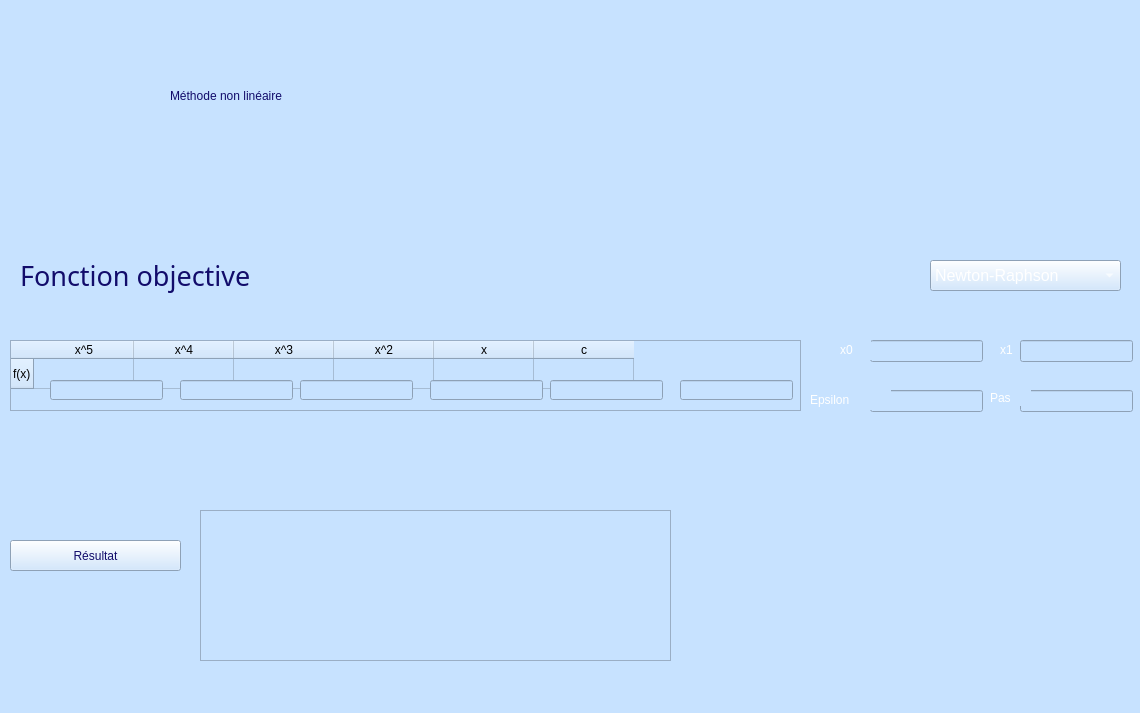
<?xml version="1.0" encoding="UTF-8"?>
<ui version="4.0">
 <class>MainWindow</class>
 <widget class="QMainWindow" name="MainWindow">
  <property name="geometry">
   <rect>
    <x>0</x>
    <y>0</y>
    <width>1140</width>
    <height>713</height>
   </rect>
  </property>
  <property name="windowTitle">
   <string>config ip</string>
  </property>
  <property name="styleSheet">
   <string notr="true">background-color: rgb(199, 226, 255);</string>
  </property>
  <widget class="QWidget" name="centralwidget">
   <widget class="QLineEdit" name="c">
    <property name="geometry">
     <rect>
      <x>300</x>
      <y>380</y>
      <width>113</width>
      <height>20</height>
     </rect>
    </property>
    <property name="styleSheet">
     <string notr="true">font: 75 12pt &quot;Arial&quot;;
color: rgb(255, 255, 255);</string>
    </property>
    <property name="text">
     <string/>
    </property>
   </widget>
   <widget class="QLineEdit" name="a">
    <property name="geometry">
     <rect>
      <x>50</x>
      <y>380</y>
      <width>113</width>
      <height>20</height>
     </rect>
    </property>
    <property name="styleSheet">
     <string notr="true">font: 75 12pt &quot;Arial&quot;;
color: rgb(255, 255, 255);</string>
    </property>
   </widget>
   <widget class="QLabel" name="label_optimum">
    <property name="geometry">
     <rect>
      <x>170</x>
      <y>60</y>
      <width>731</width>
      <height>71</height>
     </rect>
    </property>
    <property name="styleSheet">
     <string notr="true">color: rgb(18, 12, 107);
font: 40pt &quot;Segoe Print&quot;;
</string>
    </property>
    <property name="text">
     <string>Méthode non linéaire</string>
    </property>
   </widget>
   <widget class="QPushButton" name="pushButton_afficher">
    <property name="geometry">
     <rect>
      <x>10</x>
      <y>540</y>
      <width>171</width>
      <height>31</height>
     </rect>
    </property>
    <property name="styleSheet">
     <string notr="true">
border-top-color: rgb(255, 255, 255);
border-bottom-color: rgb(255, 255, 255);
color: rgb(18, 12, 107);
font: 20pt &quot;Segoe Print&quot;;</string>
    </property>
    <property name="text">
     <string>Résultat</string>
    </property>
   </widget>
   <widget class="QComboBox" name="comboBox_methode">
    <property name="geometry">
     <rect>
      <x>930</x>
      <y>260</y>
      <width>191</width>
      <height>31</height>
     </rect>
    </property>
    <property name="font">
     <font>
      <family>Arial</family>
      <pointsize>12</pointsize>
      <weight>9</weight>
      <italic>false</italic>
      <bold>false</bold>
     </font>
    </property>
    <property name="styleSheet">
     <string notr="true">font: 75 12pt &quot;Arial&quot;;
color: rgb(255, 255, 255);</string>
    </property>
    <item>
     <property name="text">
      <string>Newton-Raphson</string>
     </property>
    </item>
    <item>
     <property name="text">
      <string>Bissection</string>
     </property>
    </item>
    <item>
     <property name="text">
      <string>Pas fixe</string>
     </property>
    </item>
    <item>
     <property name="text">
      <string>Pas accéléré</string>
     </property>
    </item>
   </widget>
   <widget class="QLineEdit" name="b">
    <property name="geometry">
     <rect>
      <x>180</x>
      <y>380</y>
      <width>113</width>
      <height>20</height>
     </rect>
    </property>
    <property name="styleSheet">
     <string notr="true">font: 75 12pt &quot;Arial&quot;;
color: rgb(255, 255, 255);</string>
    </property>
   </widget>
   <widget class="QTextEdit" name="textEdit">
    <property name="geometry">
     <rect>
      <x>200</x>
      <y>510</y>
      <width>471</width>
      <height>151</height>
     </rect>
    </property>
    <property name="styleSheet">
     <string notr="true">font: 75 12pt &quot;Arial&quot;;
color: rgb(255, 255, 255);</string>
    </property>
   </widget>
   <widget class="QTableWidget" name="tableWidget">
    <property name="geometry">
     <rect>
      <x>10</x>
      <y>340</y>
      <width>791</width>
      <height>71</height>
     </rect>
    </property>
    <row>
     <property name="text">
      <string>f(x)</string>
     </property>
    </row>
    <column>
     <property name="text">
      <string>x^5</string>
     </property>
    </column>
    <column>
     <property name="text">
      <string>x^4</string>
     </property>
    </column>
    <column>
     <property name="text">
      <string>x^3</string>
     </property>
    </column>
    <column>
     <property name="text">
      <string>x^2</string>
     </property>
    </column>
    <column>
     <property name="text">
      <string>x</string>
     </property>
    </column>
    <column>
     <property name="text">
      <string>c</string>
     </property>
    </column>
   </widget>
   <widget class="QLineEdit" name="e">
    <property name="geometry">
     <rect>
      <x>550</x>
      <y>380</y>
      <width>113</width>
      <height>20</height>
     </rect>
    </property>
    <property name="styleSheet">
     <string notr="true">font: 75 12pt &quot;Arial&quot;;
color: rgb(255, 255, 255);</string>
    </property>
    <property name="text">
     <string/>
    </property>
   </widget>
   <widget class="QLineEdit" name="f">
    <property name="geometry">
     <rect>
      <x>680</x>
      <y>380</y>
      <width>113</width>
      <height>20</height>
     </rect>
    </property>
    <property name="styleSheet">
     <string notr="true">font: 75 12pt &quot;Arial&quot;;
color: rgb(255, 255, 255);</string>
    </property>
    <property name="text">
     <string/>
    </property>
   </widget>
   <widget class="QLabel" name="label_fo">
    <property name="geometry">
     <rect>
      <x>20</x>
      <y>250</y>
      <width>361</width>
      <height>51</height>
     </rect>
    </property>
    <property name="font">
     <font>
      <family>Segoe Print</family>
      <pointsize>20</pointsize>
      <weight>50</weight>
      <italic>false</italic>
      <bold>false</bold>
     </font>
    </property>
    <property name="styleSheet">
     <string notr="true">color: rgb(18, 12, 107);
font: 20pt &quot;Segoe Print&quot;;</string>
    </property>
    <property name="text">
     <string>Fonction objective</string>
    </property>
   </widget>
   <widget class="QLineEdit" name="x0">
    <property name="geometry">
     <rect>
      <x>870</x>
      <y>340</y>
      <width>113</width>
      <height>22</height>
     </rect>
    </property>
   </widget>
   <widget class="QLabel" name="label_xo">
    <property name="geometry">
     <rect>
      <x>840</x>
      <y>340</y>
      <width>31</width>
      <height>20</height>
     </rect>
    </property>
    <property name="styleSheet">
     <string notr="true">font: 75 10pt &quot;Arial&quot;;
color: rgb(255, 255, 255);</string>
    </property>
    <property name="text">
     <string>x0</string>
    </property>
   </widget>
   <widget class="QLineEdit" name="epsilon">
    <property name="geometry">
     <rect>
      <x>870</x>
      <y>390</y>
      <width>113</width>
      <height>22</height>
     </rect>
    </property>
   </widget>
   <widget class="QLabel" name="label_epsilon">
    <property name="geometry">
     <rect>
      <x>810</x>
      <y>390</y>
      <width>81</width>
      <height>20</height>
     </rect>
    </property>
    <property name="styleSheet">
     <string notr="true">font: 75 10pt &quot;Arial&quot;;
color: rgb(255, 255, 255);</string>
    </property>
    <property name="text">
     <string>Epsilon</string>
    </property>
   </widget>
   <widget class="QLineEdit" name="pas">
    <property name="geometry">
     <rect>
      <x>1020</x>
      <y>390</y>
      <width>113</width>
      <height>22</height>
     </rect>
    </property>
   </widget>
   <widget class="QLabel" name="label_pas">
    <property name="geometry">
     <rect>
      <x>990</x>
      <y>390</y>
      <width>41</width>
      <height>16</height>
     </rect>
    </property>
    <property name="styleSheet">
     <string notr="true">font: 75 10pt &quot;Arial&quot;;
color: rgb(255, 255, 255);</string>
    </property>
    <property name="text">
     <string>Pas</string>
    </property>
   </widget>
   <widget class="QLineEdit" name="d">
    <property name="geometry">
     <rect>
      <x>430</x>
      <y>380</y>
      <width>113</width>
      <height>20</height>
     </rect>
    </property>
    <property name="styleSheet">
     <string notr="true">font: 75 12pt &quot;Arial&quot;;
color: rgb(255, 255, 255);</string>
    </property>
    <property name="text">
     <string/>
    </property>
   </widget>
   <widget class="QLabel" name="x1_2">
    <property name="geometry">
     <rect>
      <x>1000</x>
      <y>340</y>
      <width>81</width>
      <height>20</height>
     </rect>
    </property>
    <property name="styleSheet">
     <string notr="true">font: 75 10pt &quot;Arial&quot;;
color: rgb(255, 255, 255);</string>
    </property>
    <property name="text">
     <string>x1</string>
    </property>
   </widget>
   <widget class="QLineEdit" name="x1">
    <property name="geometry">
     <rect>
      <x>1020</x>
      <y>340</y>
      <width>113</width>
      <height>22</height>
     </rect>
    </property>
   </widget>
   <zorder>tableWidget</zorder>
   <zorder>c</zorder>
   <zorder>a</zorder>
   <zorder>label_optimum</zorder>
   <zorder>pushButton_afficher</zorder>
   <zorder>comboBox_methode</zorder>
   <zorder>b</zorder>
   <zorder>textEdit</zorder>
   <zorder>e</zorder>
   <zorder>f</zorder>
   <zorder>label_fo</zorder>
   <zorder>x0</zorder>
   <zorder>label_xo</zorder>
   <zorder>epsilon</zorder>
   <zorder>label_epsilon</zorder>
   <zorder>pas</zorder>
   <zorder>label_pas</zorder>
   <zorder>d</zorder>
   <zorder>x1_2</zorder>
   <zorder>x1</zorder>
  </widget>
  <widget class="QMenuBar" name="menubar">
   <property name="geometry">
    <rect>
     <x>0</x>
     <y>0</y>
     <width>1140</width>
     <height>26</height>
    </rect>
   </property>
  </widget>
  <widget class="QStatusBar" name="statusbar"/>
 </widget>
 <resources/>
 <connections/>
</ui>
